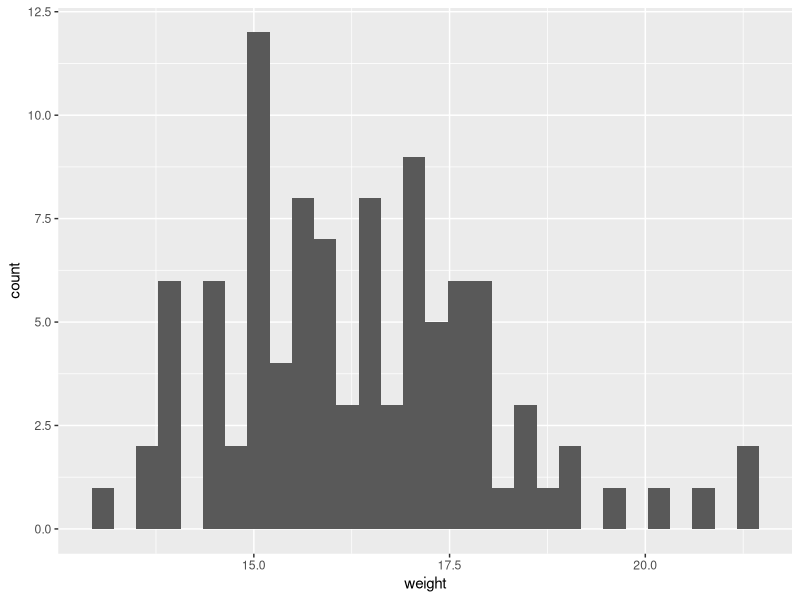

Here is the R script that generated this plot:
## ---- chunk 1
library(tidyverse)             # load tidyverse, for working with datasets
library(readxl)                # load readxl, for reading Excel files
## ---- chunk 2
finches <- read_excel("finches_data.xlsx")
finches
## ---- chunk 3
glimpse(finches)

## ---- chunk 4
summary(finches)
## ---- chunk 5
ggplot(finches, aes(weight)) +
  geom_histogram()
